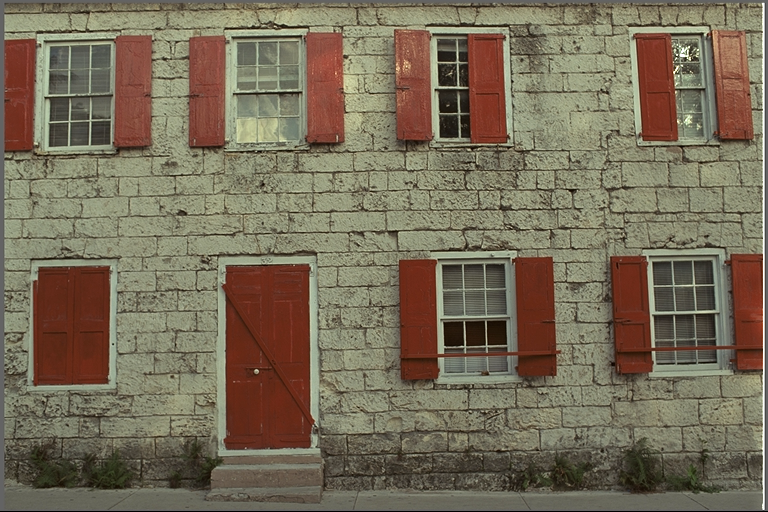
#> input picture experiments/real_photos/kodim01.png, 768 x 512 px, found by its file name
$ python probe_b4_d.py
#> lines starting #> are read from the running program, lines starting #| are printed output that depends on the picture
### probes/probe_b4_a.py
"""probe_b4_a: anchors + fast vectorized tests (numpy+PIL only).
UNIT: bpp = total_bits/(H*W*3). Tables: sum(count*len)+16+A*24 per stream, +64b header.
Border: champion 0/left/top rule (NOT edge pad). CTX9: e=(|a-c|+|b-c|)>>4 cap 8.
"""
import heapq, os, time, math
import numpy as np
from PIL import Image

IMAGES = [
    "/tmp/opencode/autocompress/experiments/real_photos/kodim01.png",
    "/tmp/opencode/autocompress/experiments/real_photos/kodim02.png",
    "/tmp/opencode/autocompress/experiments/real_photos/kodim05.png",
    "/tmp/opencode/autocompress/experiments/real_photos/kodim07.png",
    "/tmp/opencode/autocompress/experiments/real_photos/kodim13.png",
    "/tmp/opencode/autocompress/experiments/real_photos/kodim19.png",
    "/tmp/opencode/autocompress/experiments/real_photos/kodim23.png",
]
CHAMP = {"kodim01.png":3.56,"kodim02.png":3.23,"kodim05.png":3.84,"kodim07.png":3.01,
         "kodim13.png":4.17,"kodim19.png":3.41,"kodim23.png":3.03}
HEADER = 64

def ycocg_fwd(arr):
    R=arr[:,:,0].astype(np.int32); G=arr[:,:,1].astype(np.int32); B=arr[:,:,2].astype(np.int32)
    Co=R-B; t=B+(Co//2); Cg=G-t; Y=t+(Cg//2)
    return Y,Co,Cg

# [35 lines left out: function med_pred_ctx9, not called in this run]

def huff_bits(counts):
    n=len(counts)
    if n==0: return 0
    if n==1: return int(counts[0])*1
    h=list(map(int,counts)); heapq.heapify(h); t=0
    while len(h)>1:
        x=heapq.heappop(h); y=heapq.heappop(h); s=x+y; t+=s; heapq.heappush(h,s)
    return t

def stream_bits(vals):
    _,cn=np.unique(vals,return_counts=True)
    A=len(cn); return huff_bits(cn.tolist())+16+A*24, huff_bits(cn.tolist()), A

# [46 lines left out: functions entropy_bits, total_order0, total_ctx9, main, not called in this run]

# [2 lines that do not run on import are left out]

### probes/probe_b4_b.py
"""probe_b4_b: fast vectorized tests — global bias, predictor sweep, finer ctx, xch.
numpy+PIL only. Same conventions as probe_b4_a (import it).
"""
import numpy as np, heapq
from PIL import Image
import probe_b4_a as A

IMAGES=A.IMAGES; HEADER=A.HEADER

# [13 lines left out: function predictors, not called in this run]

def nbhd(ch):
    H,W=ch.shape
    a=np.empty_like(ch); b=np.empty_like(ch); c=np.empty_like(ch); d=np.empty_like(ch)
    Ww=np.empty_like(ch); NNe=np.empty_like(ch); NE=np.empty_like(ch)
    a[:,1:]=ch[:,:-1]; a[:,0]=0
    b[1:,:]=ch[:-1,:]; b[0,:]=0
    c[1:,1:]=ch[:-1,:-1]; c[0,:]=0; c[:,0]=0
    b[0,1:]=a[0,1:]; c[0,1:]=a[0,1:]
    a[1:,0]=b[1:,0]; c[1:,0]=b[1:,0]
    # d = topright recon; i==0 -> d=a; last col -> d=b
    d[:,:-1]=0
    d[1:,:-1]=ch[:-1,1:]; d[0,:-1]=a[0,:-1]
    d[:,W-1]=b[:,W-1]
    # Ww = left-left; NNe = top-top; NE = top-right(=d except row0 handling already)
    Ww[:,2:]=ch[:,:-2]; Ww[:,1]=a[:,1]; Ww[:,0]=a[:,0]
    # fix Ww row0/col per causality (recon==orig): row0: Ww=a for j<2
    Ww[0,:2]=a[0,:2][:2] if W>1 else a[0,:1]
    NNe[2:,:]=ch[:-2,:]; NNe[1,:]=b[1,:]; NNe[0,:]=b[0,:]
    NE=d.copy()
    return a,b,c,d,Ww,NNe,NE

def ctx9_from(a,b,c):
    return np.minimum((np.abs(a-c)+np.abs(b-c))>>4,8).astype(np.uint8)

# [97 lines left out: functions bits_ctx9_of_resids, bits_order0_of_resids, main, nbhd_all, not called in this run]

# [2 lines that do not run on import are left out]

### probes/probe_b4_c.py
"""probe_b4_c: oracle per-ctx predictor, LOCO365 bias, clustered LOCO coding, xch decor, rANS gap.
numpy+PIL only.
"""
import numpy as np, heapq
from PIL import Image
import probe_b4_a as A
from probe_b4_b import nbhd, predictors, ctx9_from, bits_ctx9_of_resids, bits_order0_of_resids

IMAGES=A.IMAGES; HEADER=A.HEADER

def loco_q(g):
    a=np.abs(g)
    q=np.zeros_like(g,dtype=np.int8)
    q=np.where(g==0,0,np.where(a<=2,np.sign(g)*1,np.where(a<=7,np.sign(g)*2,np.where(a<=21,np.sign(g)*3,np.sign(g)*4))))
    return q

def loco_ctx365(a,b,c,d):
    q1=loco_q(b-c); q2=loco_q(c-a); q3=loco_q(d-b)
    neg=(q1<0)|((q1==0)&(q2<0))|((q1==0)&(q2==0)&(q3<0))
    s=np.where(neg,-1,1)
    m1=np.where(neg,-q1,q1).astype(np.int64); m2=np.where(neg,-q2,q2).astype(np.int64); m3=np.where(neg,-q3,q3).astype(np.int64)
    key=(m1*81+m2*9+m3)  # 0..728 but only 365 reachable merged ids; compress via unique map per image? use full 729 range (fine)
    return key.astype(np.int32), s.astype(np.int8)

def huff_data_only(vals):
    _,cn=np.unique(vals,return_counts=True)
    return A.huff_bits(cn.tolist()), len(cn)

# [128 lines left out: function main, not called in this run]

# [2 lines that do not run on import are left out]

### probes/probe_b4_d.py
"""probe_b4_d: clustering bake-off with HONEST side info + per-image reporting.
Tests (all MED residuals, YCoCg-R, champion borders):
 D1 adaptive meanabs-quantile K=6,9,12/ch (side: active_ctx*4b + 8b K header per ch)
 D2 deterministic magnitude tiers, zero side (tier=|q1|+|q2|+|q3| -> fixed bins)
 D3 sign handling: noflip/merged vs flip/merged vs nounmerge729
 D4 sort-key: meanabs vs entropy
Side conventions: map entry 4b/ctx (K<=16); thresholds 8b each.
"""
import numpy as np
from PIL import Image
import probe_b4_a as A
from probe_b4_b import nbhd, predictors, ctx9_from
from probe_b4_c import loco_ctx365, loco_q

IMAGES=A.IMAGES; HEADER=A.HEADER
CHAMP={"kodim01.png":3.56,"kodim02.png":3.23,"kodim05.png":3.84,"kodim07.png":3.01,
       "kodim13.png":4.17,"kodim19.png":3.41,"kodim23.png":3.03}

def group_bits(res, groups):
    t=0; d=0
    for gkeys_mask in groups:
        g=res[gkeys_mask]
        if g.size==0: continue
        tb,db,_=A.stream_bits(g.reshape(-1)); t+=tb; d+=db
    return t,d

def aquant_groups(key, res, K):
    uk,cn=np.unique(key,return_counts=True)
    ma=np.array([np.abs(res[key==v]).mean() for v in uk])
    order=np.argsort(ma,kind="stable")
    uks=uk[order]; cns=cn[order]
    tot=cns.sum(); tgt=tot/K; groups=[]; cur=[]; acc=0
    for u,c in zip(uks,cns):
        cur.append(u); acc+=c
        if acc>=tgt and len(groups)<K-1: groups.append(cur); cur=[]; acc=0
    groups.append(cur)
    masks=[np.isin(key,np.array(g)) for g in groups]
    side=len(uk)*4+8  # 4b per active ctx + header
    return masks,side

def entropy_of(v):
    _,cn=np.unique(v,return_counts=True)
    p=cn.astype(np.float64)/cn.sum()
    return float(-(p*np.log2(p)).sum())

def aquant_groups_ent(key,res,K):
    uk,cn=np.unique(key,return_counts=True)
    en=np.array([entropy_of(res[key==v]) for v in uk])
    order=np.argsort(en,kind="stable")
    uks=uk[order]; cns=cn[order]
    tot=cns.sum(); tgt=tot/K; groups=[]; cur=[]; acc=0
    for u,c in zip(uks,cns):
        cur.append(u); acc+=c
        if acc>=tgt and len(groups)<K-1: groups.append(cur); cur=[]; acc=0
    groups.append(cur)
    masks=[np.isin(key,np.array(g)) for g in groups]
    return masks,len(uk)*4+8

def tier_groups(a,b,c,d,K=9):
    q1=np.abs(loco_q(b-c)); q2=np.abs(loco_q(c-a)); q3=np.abs(loco_q(d-b))
    m=(q1+q2+q3).astype(np.int32)  # 0..12
    # fixed thresholds to 9 bins: [0,1,2,3,4,5,6,7,8+] edges
    edges=[1,2,3,4,5,6,7,8]
    t=np.digitize(m,edges)  # 0..8
    return [(t==v) for v in range(K)],0

def main():
    import collections
    agg=collections.defaultdict(int); dn_tot=0
    perimg={}
    for path in IMAGES:
        nm=path.split("/")[-1]
        img=np.array(Image.open(path).convert("RGB"))
#> img is the input picture: shape (512, 768, 3); mean R, G, B 119.8, 108.7, 88.4
        H,W,_=img.shape; dn=H*W*3; dn_tot+=dn
#> after `H, W, _ = img.shape`: H = 512; W = 768
#> after `dn = H * W * 3`: dn = 1179648
#> after `dn_tot += dn`: dn_tot = 1179648
        Y,Co,Cg=A.ycocg_fwd(img); chs=[Y,Co,Cg]
#> in ycocg_fwd, `Cg = G - t`:
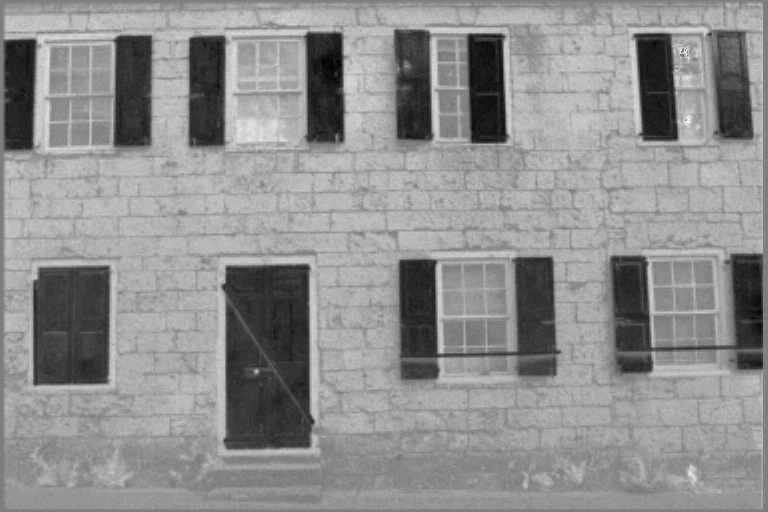
#> Cg: shape (512, 768) int32; min -35, max 36, mean 4.9; drawn with min black and max white
        row={}
        # precompute neighbors + residuals + loco keys (+sign)
        DATA=[]
        for ch in chs:
            a,b,c,d,Ww,NNe,NE=nbhd(ch)
            mx=np.maximum(a,b); mn=np.minimum(a,b)
            med=np.where(c>=mx,mn,np.where(c<=mn,mx,a+b-c))
            res=(ch-med).astype(np.int32)
            key,s=loco_ctx365(a,b,c,d)
            DATA.append(dict(res=res,key=key,s=s,a=a,b=b,c=c,d=d))
#> this loop made 3 passes
#> pass 1, in main, `a,b,c,d,Ww,NNe,NE=nbhd(ch)`:
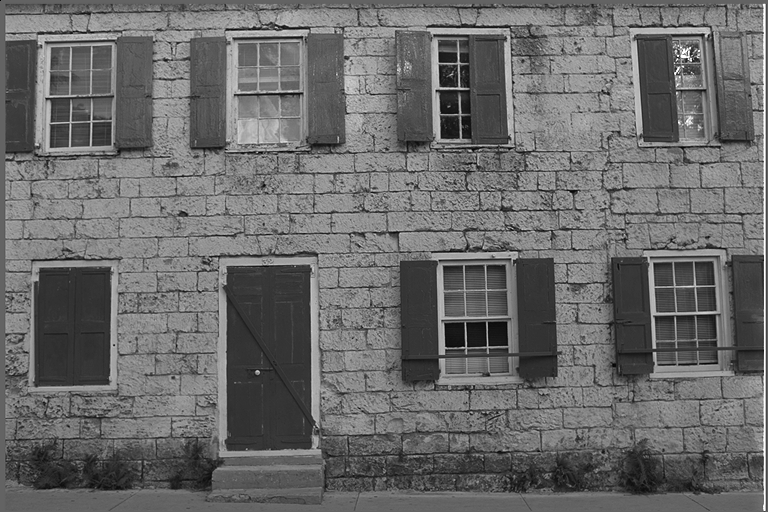
#> c: shape (512, 768) int32; min 0, max 255, mean 106.3
#> after the loop, DATA = 3 items
        # V0 base energy ctx9
        t=HEADER
        for D in DATA:
            ctx=ctx9_from(D["a"],D["b"],D["c"])
            for q in range(9):
                g=D["res"][ctx==q]
                if g.size: tb,_,_=A.stream_bits(g.reshape(-1)); t+=tb
#> this loop made 3 passes
#> pass 1, in main, `ctx=ctx9_from(D["a"],D["b"],D["c"])`:
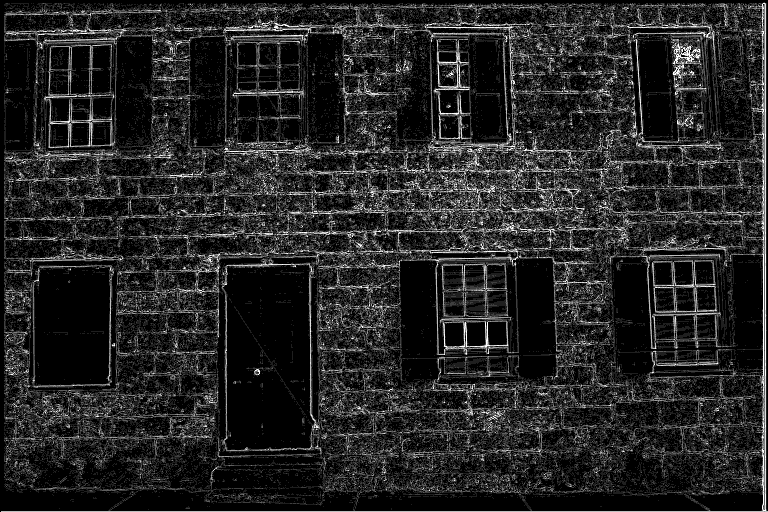
#> ctx: shape (512, 768); min 0, max 8, mean 1.16; drawn with min black and max white
#> after the loop, t = 4241226
        row["base9"]=t/dn
        # V1 adaptive K=6,9,12 meanabs
        for K in (6,9,12):
            t=HEADER
            for D in DATA:
                m,side=aquant_groups(D["key"],D["res"],K)
                tt,_=group_bits(D["res"],m); t+=tt+side
            row[f"ad{K}"]=t/dn
#> this loop made 3 passes
#> after the loop, row = {'base9': 3.6, 'ad6': 3.5, 'ad9': 3.51, 'ad12': 3.51}
        # V2 deterministic tiers
        t=HEADER
        for D in DATA:
            m,side=tier_groups(D["a"],D["b"],D["c"],D["d"])
            tt,_=group_bits(D["res"],m); t+=tt+side
#> this loop made 3 passes
#> (t, tt) on passes 1 to 2: (2112156, 2112092), (3131137, 1018981)
#> (t, tt) on pass 3: (4161898, 1030761)
#> pass 1, in loco_q (call 11), `a=np.abs(g)`:
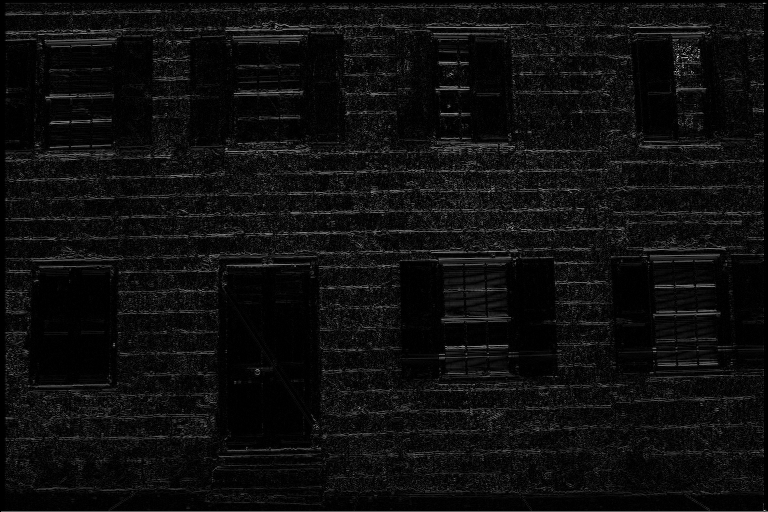
#> a: shape (512, 768) int32; min 0, max 195, mean 14
#> after the loop, t = 4161898
        row["tier9"]=t/dn
        # V3 sign-flip + adaptive K=9
        t=HEADER
        for D in DATA:
            rf=(D["s"]*D["res"]).astype(np.int32)  # JPEG-LS style flip
            m,side=aquant_groups(D["key"],rf,9)
            tt,_=group_bits(rf,m); t+=tt+side
#> this loop made 3 passes
#> (side, t, tt) on passes 1 to 3: (1468, 2106664, 2105132), (1300, 3098291, 990327), (920, 4088276, 989065)
#> pass 1, in main, `rf=(D["s"]*D["res"]).astype(np.int32)`:
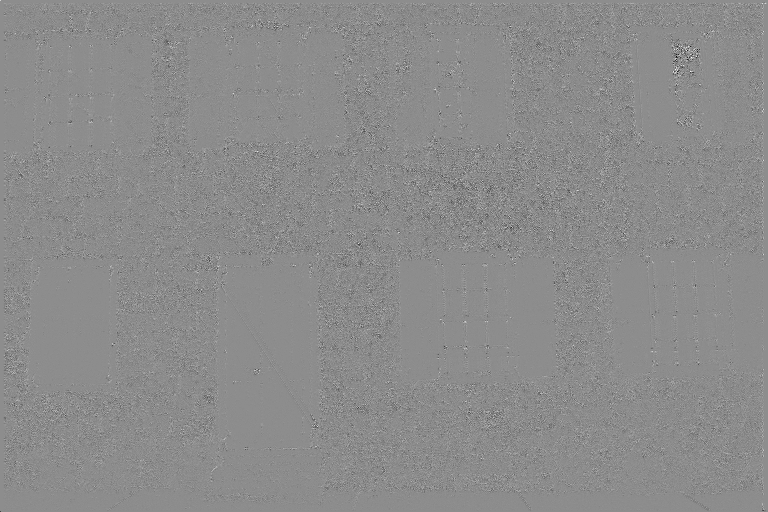
#> rf: shape (512, 768) int32; min -195, max 157, mean -1.8; drawn with min black and max white
#> after the loop, t = 4088276
        row["flip9"]=t/dn
        # V4 unmerged729 adaptive K=9 (build unmerged key)
        t=HEADER
        for D in DATA:
            q1=loco_q(D["b"]-D["c"]).astype(np.int32); q2=loco_q(D["c"]-D["a"]).astype(np.int32); q3=loco_q(D["d"]-D["b"]).astype(np.int32)
            um=(q1+4)*81+(q2+4)*9+(q3+4)
            m,side=aquant_groups(um,D["res"],9)
            tt,_=group_bits(D["res"],m); t+=tt+side
#> this loop made 3 passes
#> (tot in aquant_groups, tgt in aquant_groups, side, t) on pass 1: (393216, 43690.7, 2924, 0)
#> pass 1, in loco_q (call 21), `q=np.where(g==0,0,np.where(a<=2,np.sign(g)*1,np.where(a<=7,np.sign(g)*..`:
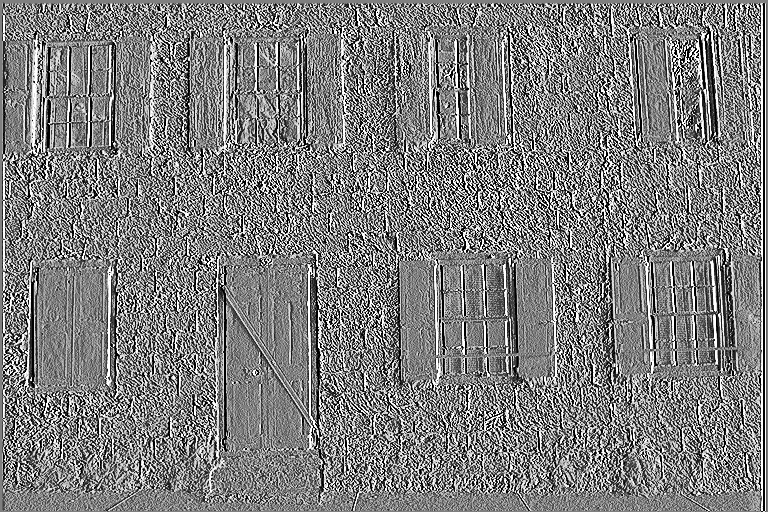
#> q: shape (512, 768) int32; min -4, max 4, mean -0.019; drawn with min black and max white
#> after the loop:
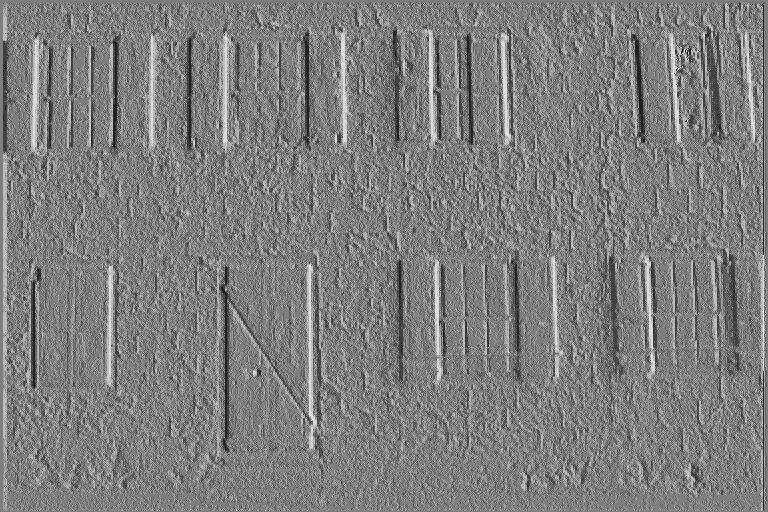
#> um: shape (512, 768) int32; min 26, max 705, mean 363.5; drawn with min black and max white
        row["um9"]=t/dn
        # V5 entropy sort-key K=9
        t=HEADER
        for D in DATA:
            m,side=aquant_groups_ent(D["key"],D["res"],9)
            tt,_=group_bits(D["res"],m); t+=tt+side
        row["ent9"]=t/dn
        perimg[nm]=row
        for k,v in row.items(): agg[k]+=v*dn
#> this loop made 8 passes
#> (k, v) on passes 1 to 8: ('base9', 3.6), ('ad6', 3.5), ('ad9', 3.51), ('ad12', 3.51), ('tier9', 3.53), ('flip9', 3.47), ('um9', 3.5), ('ent9', 3.51)
        print(nm+" "+" ".join(f"{k}={v:.4f}" for k,v in row.items())+f" champ={CHAMP[nm]:.2f}",flush=True)
#| kodim01.png base9=3.5953 ad6=3.5018 ad9=3.5051 ad12=3.5111 tier9=3.5281 flip9=3.4657 um9=3.4960 ent9=3.5096 champ=3.56
#> pass 2 of the loop in main, `for path in IMAGES:`:
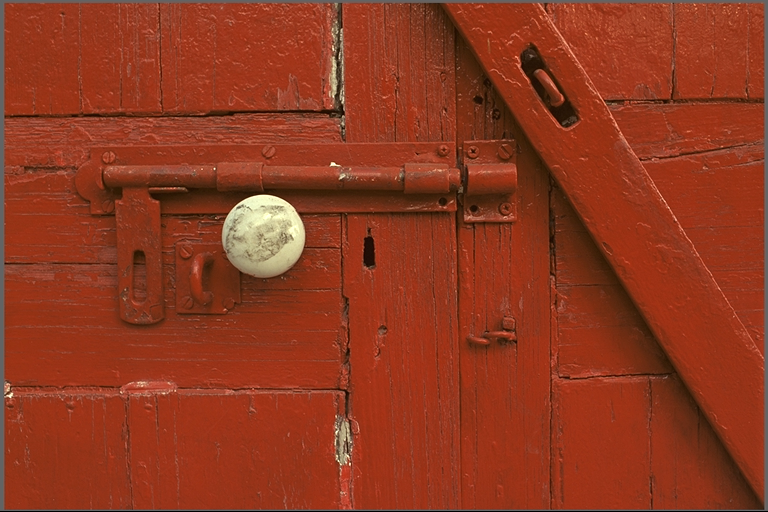
#> input picture experiments/real_photos/kodim02.png, 768 x 512 px, found by its file name
#> in main, img is the input picture: shape (512, 768, 3); mean R, G, B 142.9, 56.4, 31.2
#> the loop in main, `for ch in chs:` made 3 passes
#> the loop in main, `for D in DATA:` made 3 passes
#> the loop in main, `for D in DATA:` made 3 passes
#> pass 1, in loco_q (call 37), `q=np.where(g==0,0,np.where(a<=2,np.sign(g)*1,np.where(a<=7,np.sign(g)*..`:
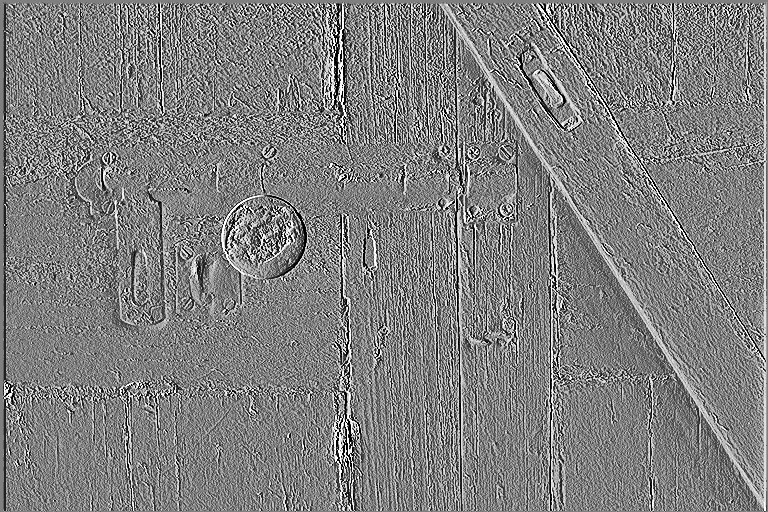
#> q: shape (512, 768) int32; min -4, max 4, mean 0.00504; drawn with min black and max white
#> pass 1, in tier_groups (call 4), `q1 = np.abs(loco_q(b - c))`:
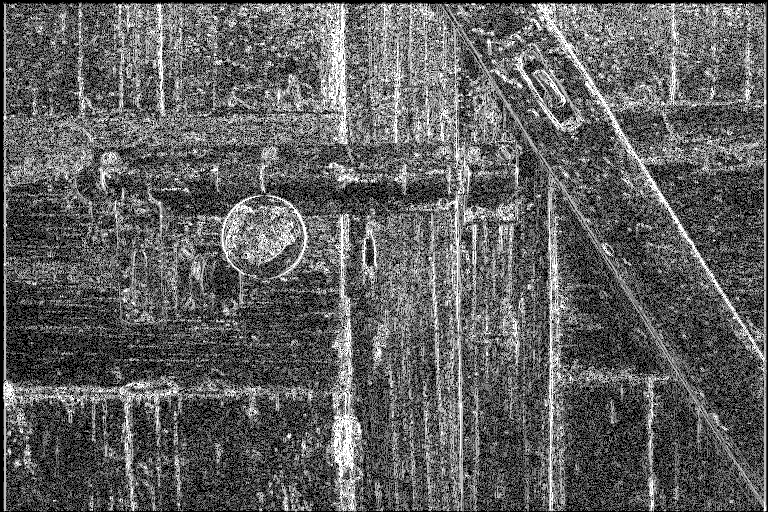
#> q1: shape (512, 768) int32; min 0, max 4, mean 1.51; drawn with min black and max white
#> the loop in main, `for k,v in row.items(): agg[k]+=v*dn` made 8 passes
#> (k, v) on passes 1 to 8: ('base9', 3.3), ('ad6', 3.17), ('ad9', 3.17), ('ad12', 3.17), ('tier9', 3.2), ('flip9', 3.14), ('um9', 3.15), ('ent9', 3.18)
#| kodim02.png base9=3.2961 ad6=3.1745 ad9=3.1722 ad12=3.1742 tier9=3.2048 flip9=3.1413 um9=3.1511 ent9=3.1755 champ=3.23
    print("="*110)
    for k in ["base9","ad6","ad9","ad12","tier9","flip9","um9","ent9"]:
        avg=agg[k]/dn_tot
        print(f"{k}: avg={avg:.4f} d_vs_base={avg-agg['base9']/dn_tot:+.4f} d_vs_champ={avg-3.4643:+.4f}")

if __name__=="__main__":
#> (the run stopped early here; a loop or call above may not have finished)
